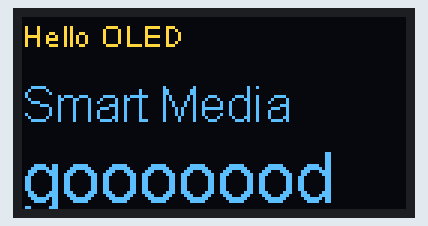
Simulated run of this sketch. Board: ESP8266 (NodeMCU). Parts: 128×64 one-colour display. The OLED is the two-colour kind (top 16 rows yellow).

Above: at 0.1 s.

The sketch:

OLED_TEST.ino
```cpp
#include <SSD1306.h>

SSD1306 display(0x3c,D2,D1);
void setup() {
  // put your setup code here, to run once:
  Serial.begin(115200);
  display.init();
  display.flipScreenVertically();

  display.clear();
  drawHelloWorld();
  display.display();
}

void loop() {
  // put your main code here, to run repeatedly:

}
void drawHelloWorld(){
  display.setTextAlignment(TEXT_ALIGN_LEFT);
  display.setFont(ArialMT_Plain_10);
  display.drawString(0,0,"Hello OLED");
  display.setFont(ArialMT_Plain_16);
  display.drawString(0,20,"Smart Media");
  display.setFont(ArialMT_Plain_24);
  display.drawString(0,40,"gooooood");
}
```
